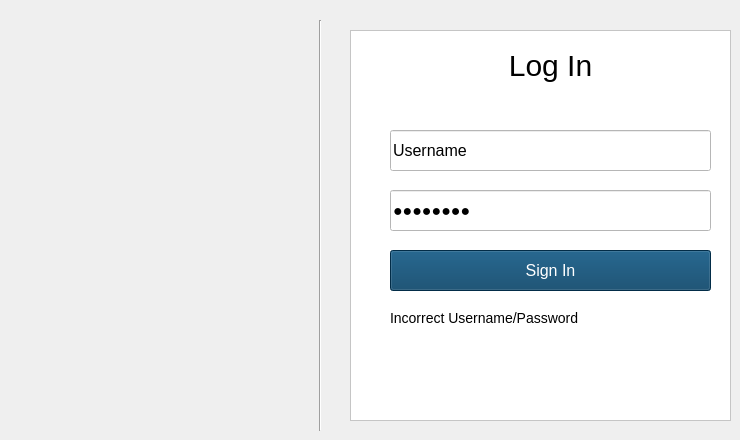
    <widget class="QWidget" name="login">
     <widget class="QFrame" name="frame_4">
      <property name="geometry">
       <rect>
        <x>350</x>
        <y>30</y>
        <width>381</width>
        <height>391</height>
       </rect>
      </property>
      <property name="styleSheet">
       <string notr="true">background-color: white
</string>
      </property>
      <property name="frameShape">
       <enum>QFrame::StyledPanel</enum>
      </property>
      <property name="frameShadow">
       <enum>QFrame::Raised</enum>
      </property>
      <widget class="QLabel" name="login_label_header">
       <property name="geometry">
        <rect>
         <x>40</x>
         <y>10</y>
         <width>321</width>
         <height>51</height>
        </rect>
       </property>
       <property name="styleSheet">
        <string notr="true">background-color: white;
color: black;
font-size: 30px;</string>
       </property>
       <property name="text">
        <string>Log In</string>
       </property>
       <property name="alignment">
        <set>Qt::AlignCenter</set>
       </property>
      </widget>
      <widget class="QLineEdit" name="login_text_username">
       <property name="geometry">
        <rect>
         <x>40</x>
         <y>100</y>
         <width>321</width>
         <height>41</height>
        </rect>
       </property>
       <property name="font">
        <font>
         <pointsize>12</pointsize>
        </font>
       </property>
       <property name="styleSheet">
        <string notr="true">background-color: white;
color: black;</string>
       </property>
       <property name="text">
        <string>Username</string>
       </property>
      </widget>
      <widget class="QLineEdit" name="login_text_password">
       <property name="geometry">
        <rect>
         <x>40</x>
         <y>160</y>
         <width>321</width>
         <height>41</height>
        </rect>
       </property>
       <property name="font">
        <font>
         <pointsize>12</pointsize>
        </font>
       </property>
       <property name="styleSheet">
        <string notr="true">background-color: white;
color: black;</string>
       </property>
       <property name="text">
        <string>Password</string>
       </property>
       <property name="echoMode">
        <enum>QLineEdit::Password</enum>
       </property>
      </widget>
      <widget class="QPushButton" name="login_btn_Sign_In">
       <property name="geometry">
        <rect>
         <x>40</x>
         <y>220</y>
         <width>321</width>
         <height>41</height>
        </rect>
       </property>
       <property name="palette">
        <palette>
         <active>
          <colorrole role="WindowText">
           <brush brushstyle="SolidPattern">
            <color alpha="255">
             <red>255</red>
             <green>255</green>
             <blue>255</blue>
            </color>
           </brush>
          </colorrole>
          <colorrole role="Button">
           <brush brushstyle="SolidPattern">
            <color alpha="255">
             <red>3</red>
             <green>62</green>
             <blue>99</blue>
            </color>
           </brush>
          </colorrole>
          <colorrole role="Text">
           <brush brushstyle="SolidPattern">
            <color alpha="255">
             <red>255</red>
             <green>255</green>
             <blue>255</blue>
            </color>
           </brush>
          </colorrole>
          <colorrole role="ButtonText">
           <brush brushstyle="SolidPattern">
            <color alpha="255">
             <red>255</red>
             <green>255</green>
             <blue>255</blue>
            </color>
           </brush>
          </colorrole>
          <colorrole role="Base">
           <brush brushstyle="SolidPattern">
            <color alpha="255">
             <red>3</red>
             <green>62</green>
             <blue>99</blue>
            </color>
           </brush>
          </colorrole>
          <colorrole role="Window">
           <brush brushstyle="SolidPattern">
            <color alpha="255">
             <red>3</red>
             <green>62</green>
             <blue>99</blue>
            </color>
           </brush>
          </colorrole>
          <colorrole role="PlaceholderText">
           <brush brushstyle="NoBrush">
            <color alpha="128">
             <red>255</red>
             <green>255</green>
             <blue>255</blue>
            </color>
           </brush>
          </colorrole>
         </active>
         <inactive>
          <colorrole role="WindowText">
           <brush brushstyle="SolidPattern">
            <color alpha="255">
             <red>255</red>
             <green>255</green>
             <blue>255</blue>
            </color>
           </brush>
          </colorrole>
          <colorrole role="Button">
           <brush brushstyle="SolidPattern">
            <color alpha="255">
             <red>3</red>
             <green>62</green>
             <blue>99</blue>
            </color>
           </brush>
          </colorrole>
          <colorrole role="Text">
           <brush brushstyle="SolidPattern">
            <color alpha="255">
             <red>255</red>
             <green>255</green>
             <blue>255</blue>
            </color>
           </brush>
          </colorrole>
          <colorrole role="ButtonText">
           <brush brushstyle="SolidPattern">
            <color alpha="255">
             <red>255</red>
             <green>255</green>
             <blue>255</blue>
            </color>
           </brush>
          </colorrole>
          <colorrole role="Base">
           <brush brushstyle="SolidPattern">
            <color alpha="255">
             <red>3</red>
             <green>62</green>
             <blue>99</blue>
            </color>
           </brush>
          </colorrole>
          <colorrole role="Window">
           <brush brushstyle="SolidPattern">
            <color alpha="255">
             <red>3</red>
             <green>62</green>
             <blue>99</blue>
            </color>
           </brush>
          </colorrole>
          <colorrole role="PlaceholderText">
           <brush brushstyle="NoBrush">
            <color alpha="128">
             <red>255</red>
             <green>255</green>
             <blue>255</blue>
            </color>
           </brush>
          </colorrole>
         </inactive>
         <disabled>
          <colorrole role="WindowText">
           <brush brushstyle="SolidPattern">
            <color alpha="255">
             <red>255</red>
             <green>255</green>
             <blue>255</blue>
            </color>
           </brush>
          </colorrole>
          <colorrole role="Button">
           <brush brushstyle="SolidPattern">
            <color alpha="255">
             <red>3</red>
             <green>62</green>
             <blue>99</blue>
            </color>
           </brush>
          </colorrole>
          <colorrole role="Text">
           <brush brushstyle="SolidPattern">
            <color alpha="255">
             <red>255</red>
             <green>255</green>
             <blue>255</blue>
            </color>
           </brush>
          </colorrole>
          <colorrole role="ButtonText">
           <brush brushstyle="SolidPattern">
            <color alpha="255">
             <red>255</red>
             <green>255</green>
             <blue>255</blue>
            </color>
           </brush>
          </colorrole>
          <colorrole role="Base">
           <brush brushstyle="SolidPattern">
            <color alpha="255">
             <red>3</red>
             <green>62</green>
             <blue>99</blue>
            </color>
           </brush>
          </colorrole>
          <colorrole role="Window">
           <brush brushstyle="SolidPattern">
            <color alpha="255">
             <red>3</red>
             <green>62</green>
             <blue>99</blue>
            </color>
           </brush>
          </colorrole>
          <colorrole role="PlaceholderText">
           <brush brushstyle="NoBrush">
            <color alpha="128">
             <red>255</red>
             <green>255</green>
             <blue>255</blue>
            </color>
           </brush>
          </colorrole>
         </disabled>
        </palette>
       </property>
       <property name="font">
        <font>
         <pointsize>12</pointsize>
        </font>
       </property>
       <property name="styleSheet">
        <string notr="true">background-color: #033E63;
color: white;</string>
       </property>
       <property name="text">
        <string>Sign In</string>
       </property>
      </widget>
      <widget class="QLabel" name="login_label_login_denied">
       <property name="geometry">
        <rect>
         <x>40</x>
         <y>280</y>
         <width>321</width>
         <height>16</height>
        </rect>
       </property>
       <property name="styleSheet">
        <string notr="true">background-color: white;
color: black;
font-size: 14px;
</string>
       </property>
       <property name="text">
        <string>Incorrect Username/Password</string>
       </property>
      </widget>
     </widget>
     <widget class="QLabel" name="label">
      <property name="geometry">
       <rect>
        <x>40</x>
        <y>70</y>
        <width>241</width>
        <height>321</height>
       </rect>
      </property>
      <property name="text">
       <string/>
      </property>
      <property name="pixmap">
       <pixmap resource="../resources.qrc">:/images/images/compaylogo.png</pixmap>
      </property>
      <property name="scaledContents">
       <bool>true</bool>
      </property>
     </widget>
     <widget class="Line" name="line">
      <property name="geometry">
       <rect>
        <x>310</x>
        <y>20</y>
        <width>21</width>
        <height>411</height>
       </rect>
      </property>
      <property name="styleSheet">
       <string notr="true"/>
      </property>
      <property name="orientation">
       <enum>Qt::Vertical</enum>
      </property>
     </widget>
    </widget>
